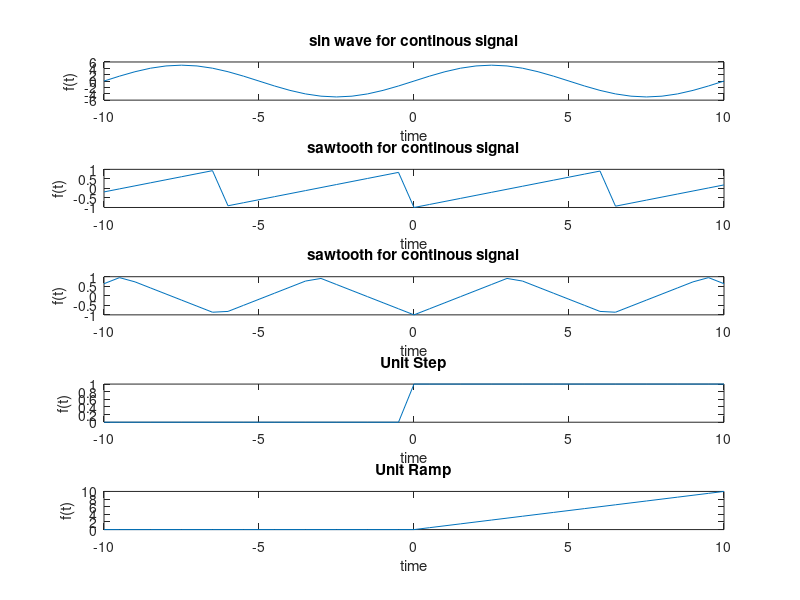
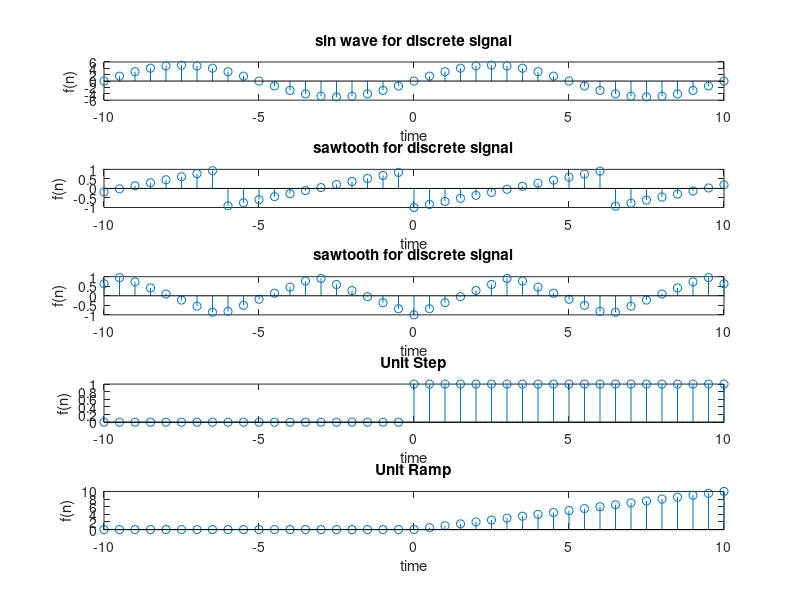

Write MATLAB code to recreate these figures, in order.
clear all
clc

% Define all variables
t = -10:0.5:10;
n = -10:0.5:10;
A = 5;
f = 0.1;
L = length(t);

% Define all the functions
x1 = A * sin(2*pi*f*t);
x2 = sawtooth(t);
x3 = sawtooth(t, 0.5);
x4 = [];
x5 = [];

% Iterate for x4 and x5 (Unit Step and Unit Ramp)
for i = 1:L
    if t(i) < 0
        x4(i) = 0;
        x5(i) = 0;
    else
        x4(i) = 1;
        x5(i) = t(i);
    end,
end

% Plot sin wave
subplot(5,1,1);
plot(t, x1)
xlabel('time');
ylabel('f(t)');
title('sin wave for continous signal');

% Plot sawtooth
subplot(5,1,2);
plot(t, x2)
xlabel('time');
ylabel('f(t)');
title('sawtooth for continous signal');

% Plot triangular
subplot(5,1,3);
plot(t, x3)
xlabel('time');
ylabel('f(t)');
title('sawtooth for continous signal');

% Plot unit step
subplot(5,1,4);
plot(t, x4)
xlabel('time');
ylabel('f(t)');
title('Unit Step');

% Plot unit ramp
subplot(5,1,5);
plot(t, x5)
xlabel('time');
ylabel('f(t)');
title('Unit Ramp');

figure;

% Plot for discrete

% Plot sin wave
subplot(5,1,1);
stem(n, x1)
xlabel('time');
ylabel('f(n)');
title('sin wave for discrete signal');

% Plot sawtooth
subplot(5,1,2);
stem(n, x2)
xlabel('time');
ylabel('f(n)');
title('sawtooth for discrete signal');

% Plot triangular
subplot(5,1,3);
stem(n, x3)
xlabel('time');
ylabel('f(n)');
title('sawtooth for discrete signal');

% Plot unit step
subplot(5,1,4);
stem(n, x4)
xlabel('time');
ylabel('f(n)');
title('Unit Step');

% Plot unit ramp
subplot(5,1,5);
stem(n, x5)
xlabel('time');
ylabel('f(n)');
title('Unit Ramp');


